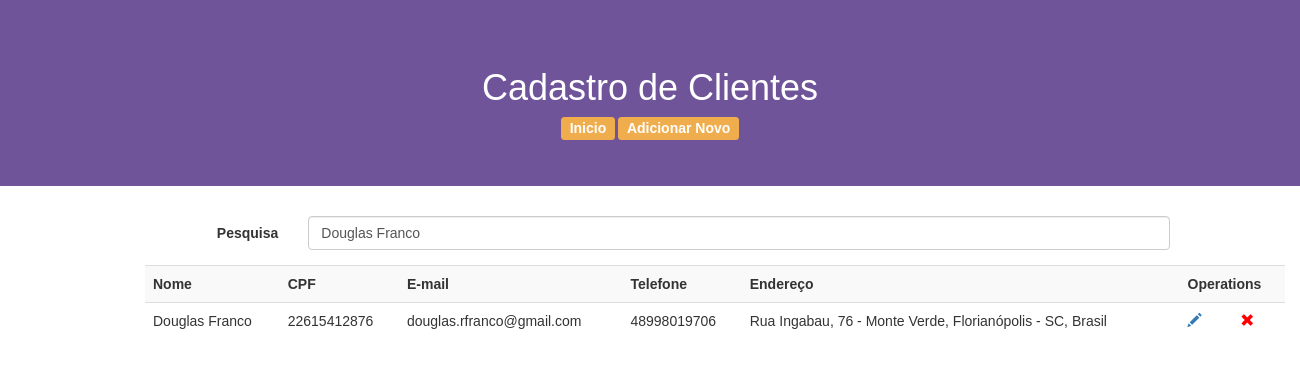
Screenshot of /index.php?pesquisa=Douglas Franco with the database file from the repository.
### tables this page shows
CREATE TABLE `clientes` (
  `id` int(10) NOT NULL,
  `nome` varchar(100) NOT NULL,
  `cpf` bigint(11) NOT NULL,
  `email` varchar(100) NOT NULL,
  `telefone` bigint(11) NOT NULL,
  `endereco` varchar(150) NOT NULL
);

### index.php (the view, shortened to what this page needs)
<!DOCTYPE html>
<html>
<head>
      <link rel="stylesheet" href="https://maxcdn.bootstrapcdn.com/bootstrap/3.3.7/css/bootstrap.min.css">
      <link rel="stylesheet" href="style.css" type="text/css" />
</head>
<body>
      <header class="jumbotron">
            <h1>Cadastro de Clientes</h1>
            <a class="label label-warning" href="index.php">Inicio</a>
            <a class="label label-warning" href="add_data.php">Adicionar Novo</a>
      </header>
      <form class="form-horizontal">
            <div class="form-group">
                  <label for="pesquisa" class="col-sm-2 control-label">Pesquisa</label>
                  <div class="col-sm-10">
                        <input type="text" class="form-control" id="pesquisa" name="pesquisa" value="<?php if(isset($_GET['pesquisa'])){echo $_GET['pesquisa'];} ?>" placeholder="Nome ou CPF">
                  </div>
            </div>
      <form>
      <main class="container">
            <table class="table table-striped">
                  <th>Nome</th>
                  <th>CPF</th>
                  <th>E-mail</th>
                  <th>Telefone</th>
                  <th>Endereço</th>
                  <th colspan="2">Operations</th>
                  <?php
                  if(isset($_GET['pesquisa'])){
                        $nome = "%".$_GET['pesquisa']."%";
                        $cpf = $_GET['pesquisa'];
                        $sql_query="SELECT * FROM  clientes WHERE nome like '$nome' OR cpf = '$cpf'";
                  }else{
                        $sql_query="SELECT * FROM clientes";
                  }
                  $result_set=mysql_query($sql_query);
                  while($row=mysql_fetch_row($result_set)):
                  ?>
                  <tr>
                        <td><?php echo $row[1]; ?></td>
                        <td><?php echo $row[2]; ?></td>
                        <td><?php echo $row[3]; ?></td>
                        <td><?php echo $row[4]; ?></td>
                        <td><?php echo $row[5]; ?></td>
                        <td><a href="javascript:edit_id('<?php echo $row[0]; ?>')"><span class="glyphicon glyphicon-pencil"></span></a></td>
                        <td><a href="javascript:delete_id('<?php echo $row[0]; ?>')"><span class="glyphicon glyphicon-remove"></span></a></td>
                  </tr>
                  <?php endwhile; ?>
            </table>
      </main>
</body>
</html>

### style.css (style rules this page uses)
body { font-family: Arial, Helvetica, sans-serif; }
.jumbotron { text-align: center; background-color: #6f5499; color: #fff; }
.jumbotron h1 { font-size: 36px; }
form { width: 80%; margin: auto; }
.glyphicon-remove { color: red; }
.label { font-size: 14px; }

### rows the page displays
clientes: nome "Douglas Franco", cpf "22615412876", email "douglas.rfranco@gmail.com", telefone "48998019706", endereco "Rua Ingabau, 76 - Monte Verde, Florianópolis - SC, Brasil"
